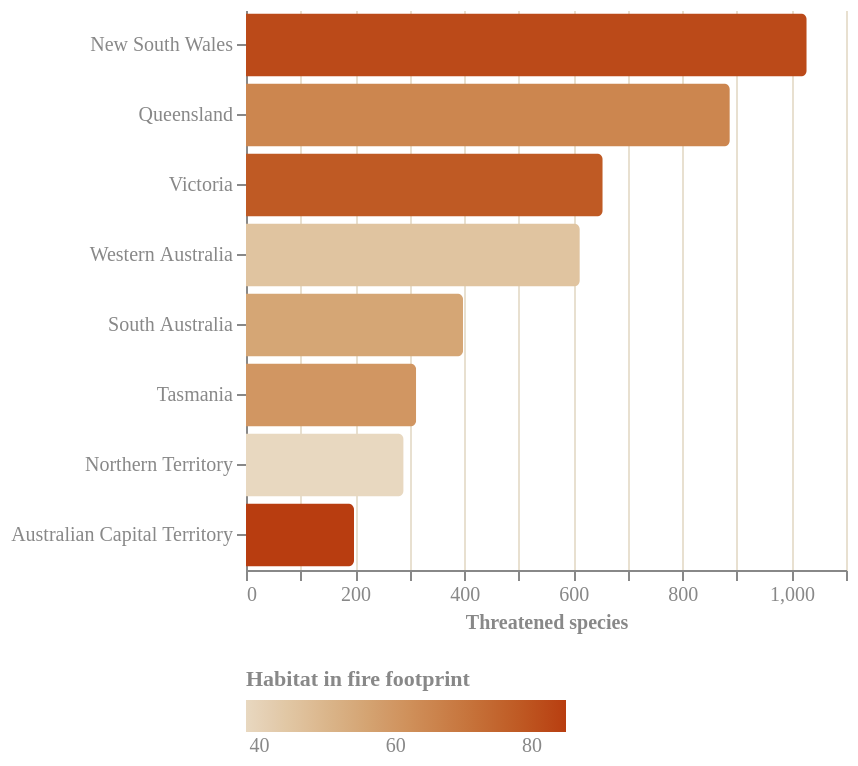

The specification (Vega-Lite) saved for this image:
### Vega-Lite specification from a JSON file in a GitHub repository (floating-point values rounded to 4 significant figures)
{"$schema": "https://vega.github.io/schema/vega-lite/v5.json", "width": "container", "height": 280, "background": "transparent", "data": {"values": [{"state": "New South Wales", "count": 1028, "fire_overlap": 82}, {"state": "Queensland", "count": 887, "fire_overlap": 65}, {"state": "Victoria", "count": 654, "fire_overlap": 78}, {"state": "Western Australia", "count": 612, "fire_overlap": 45}, {"state": "South Australia", "count": 398, "fire_overlap": 55}, {"state": "Tasmania", "count": 312, "fire_overlap": 60}, {"state": "Northern Territory", "count": 289, "fire_overlap": 38}, {"state": "Australian Capital Territory", "count": 198, "fire_overlap": 85}]}, "mark": {"type": "bar", "cornerRadiusTopRight": 3, "cornerRadiusBottomRight": 3}, "encoding": {"y": {"field": "state", "type": "ordinal", "sort": "-x", "axis": {"title": null, "labelColor": "#888", "labelFont": "DM Mono"}}, "x": {"field": "count", "type": "quantitative", "axis": {"title": "Threatened species", "titleColor": "#888", "labelColor": "#888", "labelFont": "DM Mono", "titleFont": "DM Mono", "titleFontSize": 10, "grid": true, "gridColor": "#e8e0d0"}}, "color": {"field": "fire_overlap", "type": "quantitative", "title": "Percentage of habitat in 2019-20 fire footprint", "scale": {"range": ["#e8d8c0", "#b83d10"]}, "legend": {"labelColor": "#888", "titleColor": "#888", "labelFont": "DM Mono", "titleFont": "DM Mono", "orient": "bottom", "direction": "horizontal", "gradientLength": 160, "title": "Habitat in fire footprint", "titleLimit": 260}}, "tooltip": [{"field": "state", "title": "State"}, {"field": "count", "title": "Threatened species"}, {"field": "fire_overlap", "title": "Habitat in 2019-20 fire footprint"}]}, "config": {"view": {"stroke": null}}}
